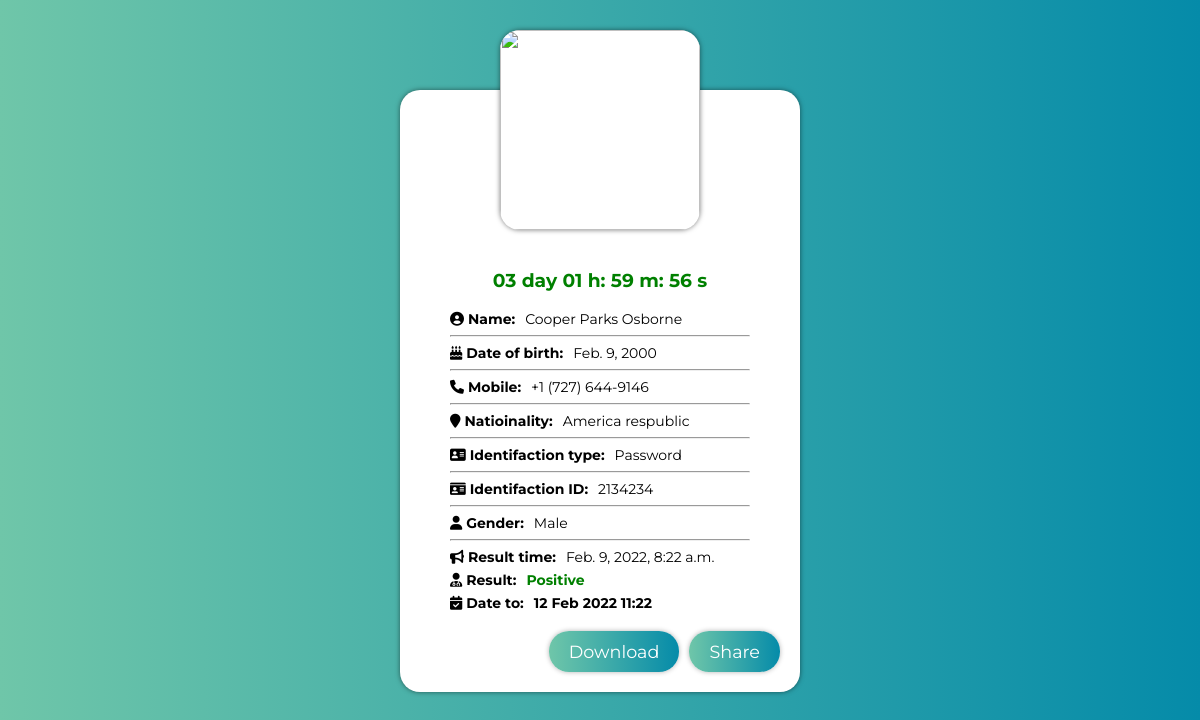
The page /client_detail/cooper-parks-2022-02-09-362082/ on the database its author committed.
### client/models.py (models this page shows, shortened)
class Client(models.Model):
    GENDER = (
        ('Male', 'Male'),
        ('Femal', 'Femal'),
    )
    RESULT = (
        ('Positive', 'Positive'),
        ('Negative', 'Negative'),
    )
    RESET = (
        ('RESET', 'RESET'),
        ('NO-RESET', 'NO-RESET'),
    )
    name = models.CharField(max_length=50)
    surname = models.CharField(max_length=50)
    birth_day = models.DateField()
    nationality = models.CharField(max_length=100, blank=True)
    gender = models.CharField(max_length=50, choices=GENDER)
    phone = models.CharField(max_length=50, blank=True)
    identification_type = models.CharField(max_length=50)
    identification_ID = models.CharField(max_length=50)
    covid_test_result = models.CharField(max_length=50, choices=RESULT)
    qr_code = models.ImageField(upload_to='qr_codes/%Y/%m/', blank=True)
    qr_url = models.URLField(blank=True)
    time_deadline = models.DateTimeField(blank=True)
    reset_deadline = models.CharField(max_length=50, choices=RESET, default='NO-RESET')
    created_at = models.DateTimeField(auto_now_add=True)
    slug = models.SlugField(default='',unique=True,editable=False,max_length=255,)

### client/views.py (the view)
# urls.py: path('client_detail/<slug:slug>/', views.client_detail, name='client_detail'),
def client_detail(request, slug):
    client = Client.objects.get(slug=slug)
    return render(request, 'client_detail.html', {'client': client})

### client/templates/client_detail.html
{% extends 'base.html' %}
{% block content %}
<div class="card_box">
  <div class="card_box-thumb">
    <img src='https://assets.materialup.com/uploads/3ec8a09d-a55c-400d-8dad-827836b116de/preview.jpg' alt=''>
  </div>
  <div class="card_box-content">
    <div style="width: 100%;">
      <h3 id="time">{{  client.time_deadline|date:"d M Y H:i"  }}</h3>
      <div class="card_box__list">
        <div class="card_box__item"><span><i class="fa fa-user-circle"></i> Name:</span>{{ client.name }} {{ client.surname }}</div>
        <hr>
        <div class="card_box__item"><span><i class="fa fa-birthday-cake"></i> Date of birth:</span>{{ client.birth_day }}</div>
        <hr>
        <div class="card_box__item"><span><i class="fa fa-phone"></i> Mobile:</span>{{ client.phone }}</div>
        <hr>
        <div class="card_box__item"><span><i class="fa fa-map-marker"></i> Natioinality:</span>{{ client.nationality }} respublic</div>
        <hr>
        <div class="card_box__item"><span><i class="fa fa-address-card"></i> Identifaction type:</span>{{ client.identification_type }}</div>
        <hr>
        <div class="card_box__item"><span><i class="fa fa-id-card"></i> Identifaction ID:</span>{{ client.identification_ID }}</div>
        <hr>
        <div class="card_box__item"><span><i class="fa fa-user"></i> Gender:</span>{{  client.gender  }}</div>
        <hr>
        <div class="card_box__item"><span><i class="fa fa-bullhorn"></i> Result time:</span>{{  client.created_at  }}</div>
        <div class="card_box__item"><span><i class="fa fa-user-md"></i> Result:</span><span id="result">{{  client.covid_test_result  }}</span></div>
        <div class="card_box__item"><span><i class="fa fa-calendar-check"></i> Date to:</span><span>{{  client.time_deadline|date:"d M Y H:i"  }}</span></div>
      </div>
      <br/>
      <div class="card_box__btn-container">
        <a href="{% url 'client_pdf_view' client.pk %}" class="card_box-btn" target="_blank">Download</a>
        <a href="https://telegram.me/share/url?url={{ request.build_absolute_uri }}&text={{ client.name }}{{ client.surname }}" class="card_box-btn" target="_blank">Share</a>
      </div>
    </div>
  </div>
</div>
{% endblock content %}

### client/templates/base.html (shortened to what this page needs)
{% load static %}
<!doctype html>
<html lang="en">
  <head>
    <link rel="stylesheet" href="https://cdnjs.cloudflare.com/ajax/libs/font-awesome/6.0.0-beta3/css/all.min.css" />
    <link rel="stylesheet" href="{% static 'css/main.css' %}">
  </head>
  <body>
    <div class="container">
        {% block content %}
        {% endblock content %}
    </div>
  </body>
</html>

### client/static/css/main.css (style rules this page uses)
* { box-sizing: border-box; }
body { font-family: Montserrat, sans-serif; background-image: linear-gradient(90deg, #6fc6a9, #058ba9); margin: 30px; }
body .card_box { max-width: 1000px; margin: auto; }
.card_box { display: flex; flex-direction: column; align-items: center; justify-content: center; margin: 0 auto; }
.card_box .card_box-thumb { width: 200px; height: 200px; border-radius: 20px; background-color: #ffffff; overflow: hidden; box-shadow: 0px 0px 5px rgba(0, 0, 0, 0.5); z-index: 2; }
.card_box .card_box-thumb img { width: 100%; height: 100%; filter: saturate(1.5); }
.card_box .card_box-content { max-width: 400px; width: 100%; min-height: 250px; display: flex; align-items: center; padding: 20px; padding-left: 20px; padding-top: 160px; margin-left: 0px; margin-top: -140px; background-color: #ffffff; z-index: 1; border-radius: 20px; box-shadow: 0px 0px 5px rgba(0, 0, 0, 0.5); text-align: center; }
.card_box .card_box-btn { display: block; background-image: linear-gradient(90deg, #6fc6a9, #058ba9); padding: 10px 20px; color: #ffffff; text-decoration: none; border-radius: 20px; width: max-content; font-size: 1.1rem; box-shadow: 0px 0px 5px rgba(0, 0, 0, 0.3); }
.card_box-btn { margin-right: 10px; }
.card_box-btn:last-child { margin-right: 0; }
.card_box__btn-container { display: flex; width: 100%; justify-content: flex-end; }
.card_box__list { max-width: 300px; width: 100%; margin: 0 auto; text-align: left; font-size: 14px; }
.card_box__item:last-child { margin-bottom: 0; }
.card_box__item { margin-bottom: 5px; }
.card_box__item span { font-weight: bold; margin-right: 10px; }
#time, #result { color: green; }

### rows shown on the page
Client: name "Cooper Parks", surname "Osborne", birth_day "Feb. 9, 2000", phone "+1 (727) 644-9146", nationality "America", identification_type "Password", identification_ID "2134234", gender "Male", created_at "Feb. 9, 2022, 8:22 a.m.", covid_test_result "Positive", time_deadline "12 Feb 2022 11:22"
